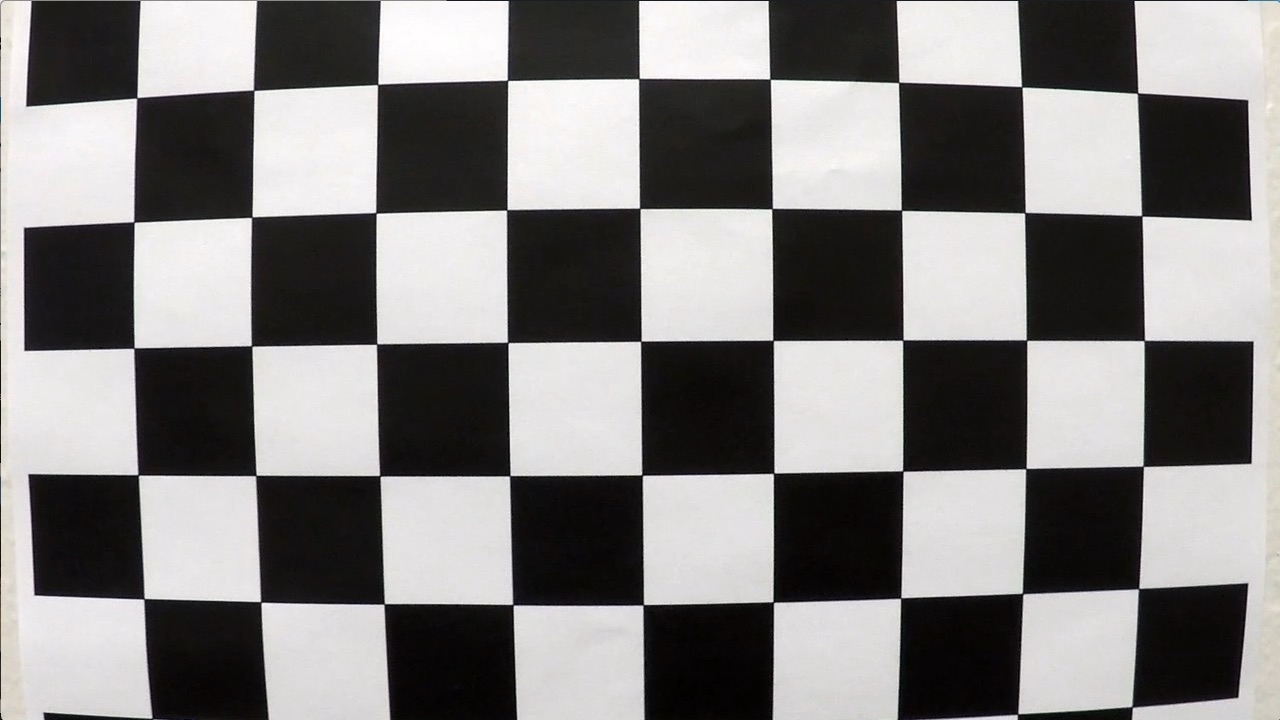
#> input picture udacity-self-driving/advanced-lane-detection/camera_cal/calibration1.jpg, 1280 x 720 px; its folder holds 4 pictures in this run; the run also reads 1 picture not shown here
$ jupyter execute --allow-errors example.ipynb   (shell and % lines are left out)   (older library calls are emulated)
#> lines starting #> are read from the running program, lines starting #| are printed output that depends on the picture; after the words box and inside, x2 and y2 are one past the last pixel; in counts of white or black regions, pixels touching at a corner belong together
## Advanced Lane Finding Project

The goals / steps of this project are the following:

* Compute the camera calibration matrix and distortion coefficients given a set of chessboard images.
* Apply a distortion correction to raw images.
* Use color transforms, gradients, etc., to create a thresholded binary image.
* Apply a perspective transform to rectify binary image ("birds-eye view").
* Detect lane pixels and fit to find the lane boundary.
* Determine the curvature of the lane and vehicle position with respect to center.
* Warp the detected lane boundaries back onto the original image.
* Output visual display of the lane boundaries and numerical estimation of lane curvature and vehicle position.

---
## First, I'll compute the camera calibration using chessboard images

[cell 1]
import numpy as np
import cv2
import glob
import matplotlib.pyplot as plt

# prepare object points, like (0,0,0), (1,0,0), (2,0,0) ....,(6,5,0)
objp = np.zeros((6*9,3), np.float32)
objp[:,:2] = np.mgrid[0:9,0:6].T.reshape(-1,2)

# Arrays to store object points and image points from all the images.
objpoints = [] # 3d points in real world space
imgpoints = [] # 2d points in image plane.

# Make a list of calibration images
images = glob.glob('../camera_cal/calibration*.jpg')

# Step through the list and search for chessboard corners
for fname in images:
    img = cv2.imread(fname)
#> img is the input picture: shape (720, 1280, 3); mean B, G, R 127.8, 128.4, 130.1
    gray = cv2.cvtColor(img,cv2.COLOR_BGR2GRAY)

    # Find the chessboard corners
    ret, corners = cv2.findChessboardCorners(gray, (9,6),None)
#> ret = False; corners = None

    # If found, add object points, image points
    if ret == True:
        objpoints.append(objp)
        imgpoints.append(corners)

        # [6 lines of commented-out code are left out]

## And I'll define a function to undistort the images captured by a given camera

[cell 2]
def undistort(img):
    img_cp = img.copy()
    img_size = (img.shape[1], img.shape[0])

    # Do camera calibration given object points and image points
    ret, mtx, dist, rvecs, tvecs = cv2.calibrateCamera(objpoints, imgpoints, img_size, None, None)
    return cv2.undistort(img_cp, mtx, dist, None, mtx)

# Visualize undistortion
img = cv2.imread('../test_images/test1.jpg')
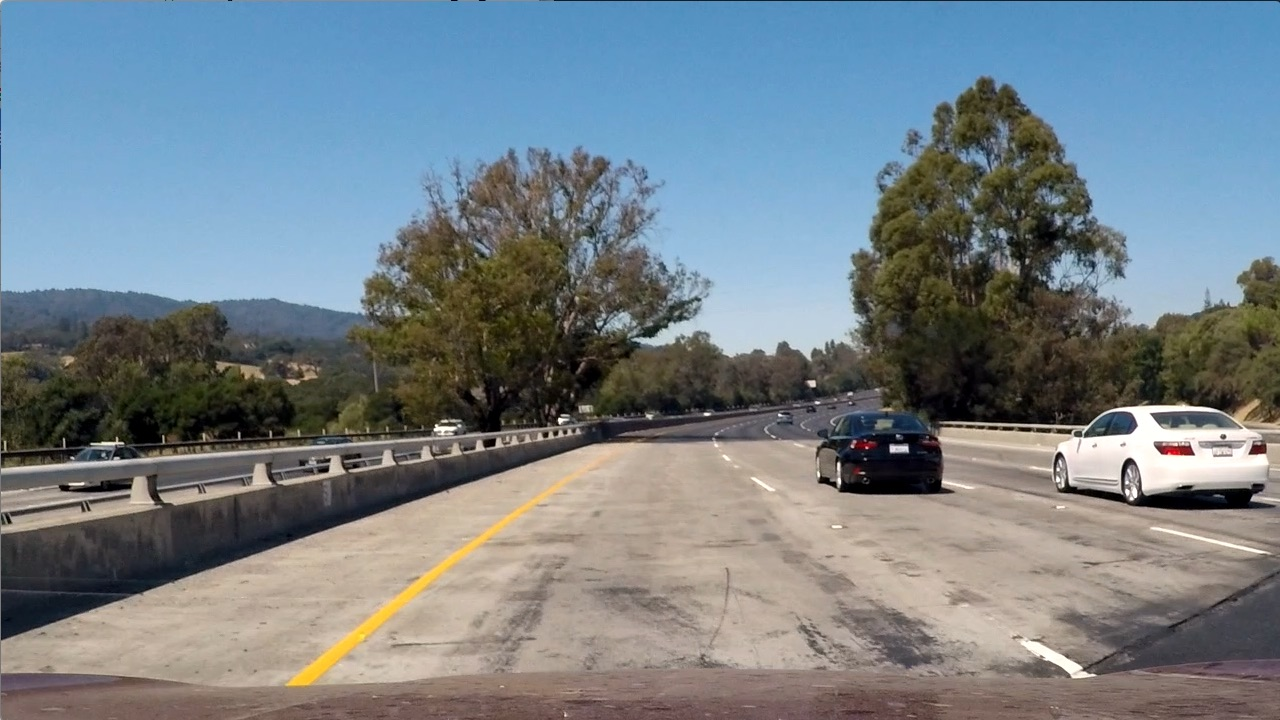
#> input picture udacity-self-driving/advanced-lane-detection/test_images/test1.jpg, 1280 x 720 px
#> img is the input picture: shape (720, 1280, 3); mean B, G, R 135.5, 128.7, 117.5
img = cv2.cvtColor(img,cv2.COLOR_BGR2RGB)
undistorted_img = undistort(img)
f, (ax1, ax2) = plt.subplots(1, 2, figsize=(20,10))
ax1.imshow(img)
ax1.set_title('Original Image', fontsize=30)
ax2.imshow(undistorted_img)
ax2.set_title('Undistorted Image', fontsize=30)

# And I'll create a thresholded binary image using color transforms and gradients, etc.

[cell 3]
def color_binary(img, s_thresh=(170, 255), sx_thresh=(20, 100)):
#> called with s_thresh = (170, 255), sx_thresh = (20, 100)
    img_cp = img.copy()
    # Convert to HLS color space and separate the V channel
    hls = cv2.cvtColor(img_cp, cv2.COLOR_RGB2HLS)
#> hls: shape (720, 1280, 3); mean of channels 0, 1, 2 59.6, 128.3, 74.4
    l_channel = hls[:,:,1]
    s_channel = hls[:,:,2]

    # Sobel x
    sobelx = cv2.Sobel(l_channel, cv2.CV_64F, 1, 0) # Take the derivative in x
    abs_sobelx = np.absolute(sobelx) # Absolute x derivative to accentuate lines away from horizontal
    scaled_sobel = np.uint8(255*abs_sobelx/np.max(abs_sobelx))

    # Threshold x gradient
    sxbinary = np.zeros_like(scaled_sobel)
    sxbinary[(scaled_sobel >= sx_thresh[0]) & (scaled_sobel <= sx_thresh[1])] = 1

    # Threshold color channel
    s_binary = np.zeros_like(s_channel)
    s_binary[(s_channel >= s_thresh[0]) & (s_channel <= s_thresh[1])] = 1

    # Stack each channel
    color_binary = np.dstack(( np.zeros_like(sxbinary), sxbinary, s_binary)) * 255

    # Combine the two binary thresholds
    combined_binary = np.zeros_like(sxbinary)
    combined_binary[(s_binary == 1) | (sxbinary == 1)] = 1

    return color_binary, combined_binary

color_img, binary_image = color_binary(undistorted_img)
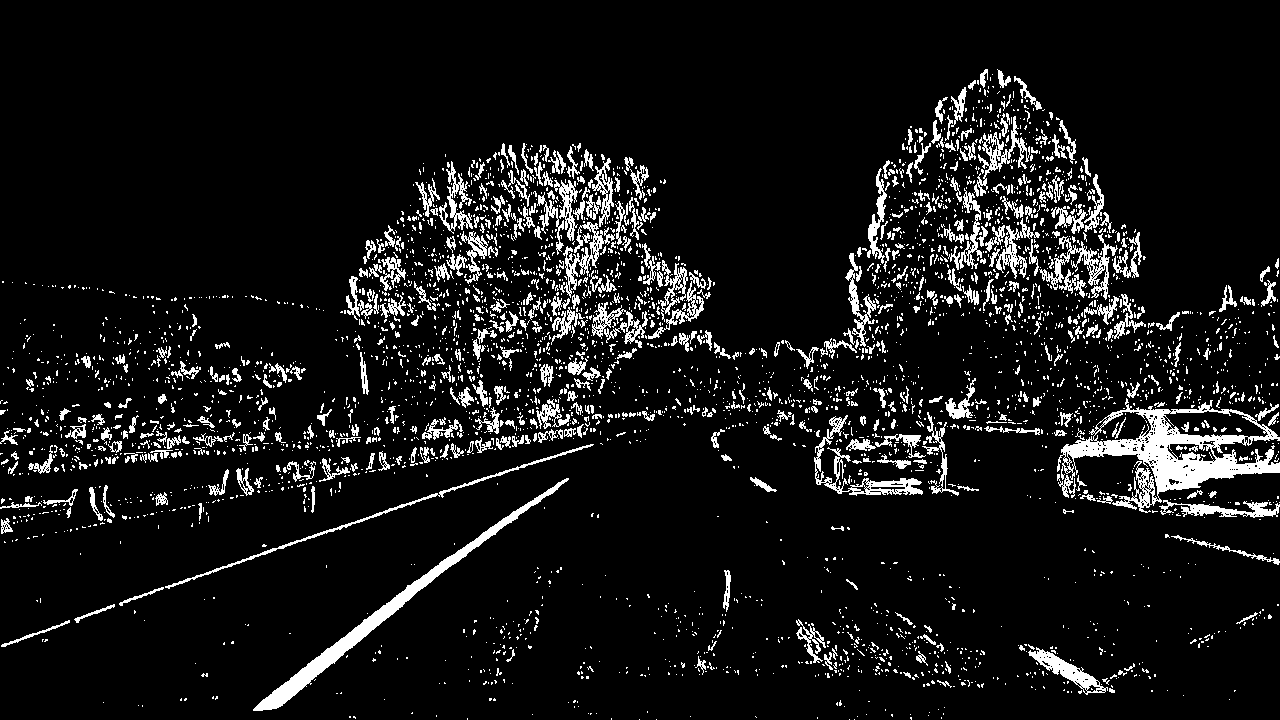
#> binary_image: shape (720, 1280); values 0 (black) and 1 (white), 8.5% white; 3972 white regions (3414 under 20 px), largest, box (x1, y1, x2, y2) and area: (1057, 398, 1280, 513) 7694, (253, 478, 569, 711) 4104, (814, 415, 923, 496) 1519
f, (ax1, ax2, ax3) = plt.subplots(1, 3, figsize=(20,10))
ax1.imshow(undistorted_img)
ax1.set_title('Original Image', fontsize=30)
ax2.imshow(color_img)
ax2.set_title('Color Binary Image', fontsize=30)
ax3.imshow(binary_image, cmap='gray')
ax3.set_title('Combined Binary Image', fontsize=30)

# And I'll define a functine to transform the perspective of the image to bird-eyes view

[cell 4]
def warper(img, src, dst):
    img_cp = img.copy()
    M = cv2.getPerspectiveTransform(src, dst)
    Minv = cv2.getPerspectiveTransform(dst, src)
    return cv2.warpPerspective(img_cp, M, (img.shape[1], img.shape[0]), flags=cv2.INTER_NEAREST), M, Minv

def weighted_img(img, initial_img, α=0.8, β=1., γ=0.):
    img_init_cp = initial_img.copy()
    img_cp = img.copy()
    return cv2.addWeighted(img_init_cp, α, img_cp, β, γ)

def draw_lines(img, points, color=[255, 0, 0], thickness=3, dim=3):
    img_cp = np.zeros((img.shape[0], img.shape[1], 3), dtype=np.uint8)
    if len(points) > 2:
        cv2.line(img_cp, (points[0][0], points[0][1]), (points[len(points) - 1][0], points[len(points) - 1][1]), color, thickness)
    for i in range(1, len(points)):
        cv2.line(img_cp, (points[i - 1][0], points[i - 1][1]), (points[i][0], points[i][1]), color, thickness)
    return img_cp


img_size = (undistorted_img.shape[1], undistorted_img.shape[0])

src = np.float32([
    [img_size[0] / 2 - 55, img_size[1] / 2 + 100],
    [img_size[0] / 6 + 20, img_size[1]],
    [img_size[0] * 5 / 6 + 60, img_size[1]],
    [img_size[0] / 2 + 75, img_size[1] / 2 + 100]
])

dst = np.float32([
    [img_size[0] / 4, 0],
    [img_size[0] / 4, img_size[1]],
    [img_size[0] * 3 / 4, img_size[1]],
    [img_size[0] * 3 / 4, 0]
])

warped_binary, M, Minv = warper(binary_image, src, dst)
#> warped_binary: shape (720, 1280); values 0 (black) and 1 (white), 4.8% white; 527 white regions (481 under 20 px), largest, box (x1, y1, x2, y2) and area: (17, 0, 131, 387) 12310, (308, 239, 357, 717) 11022, (1156, 177, 1280, 363) 4865
warped_img, M, Minv = warper(undistorted_img, src, dst)
f, (ax1, ax2) = plt.subplots(1, 2, figsize=(20,10))

ax1.imshow(weighted_img(draw_lines(undistorted_img, src), undistorted_img))
ax1.set_title('Original Image', fontsize=30)
ax2.imshow(weighted_img(draw_lines(warped_img, dst), warped_img))
#> call 2 of draw_lines, with points = array of shape (4, 2), thickness = 3, dim = 3
#> after the loop in draw_lines (call 2), `for i in range(1, len(points)):`:
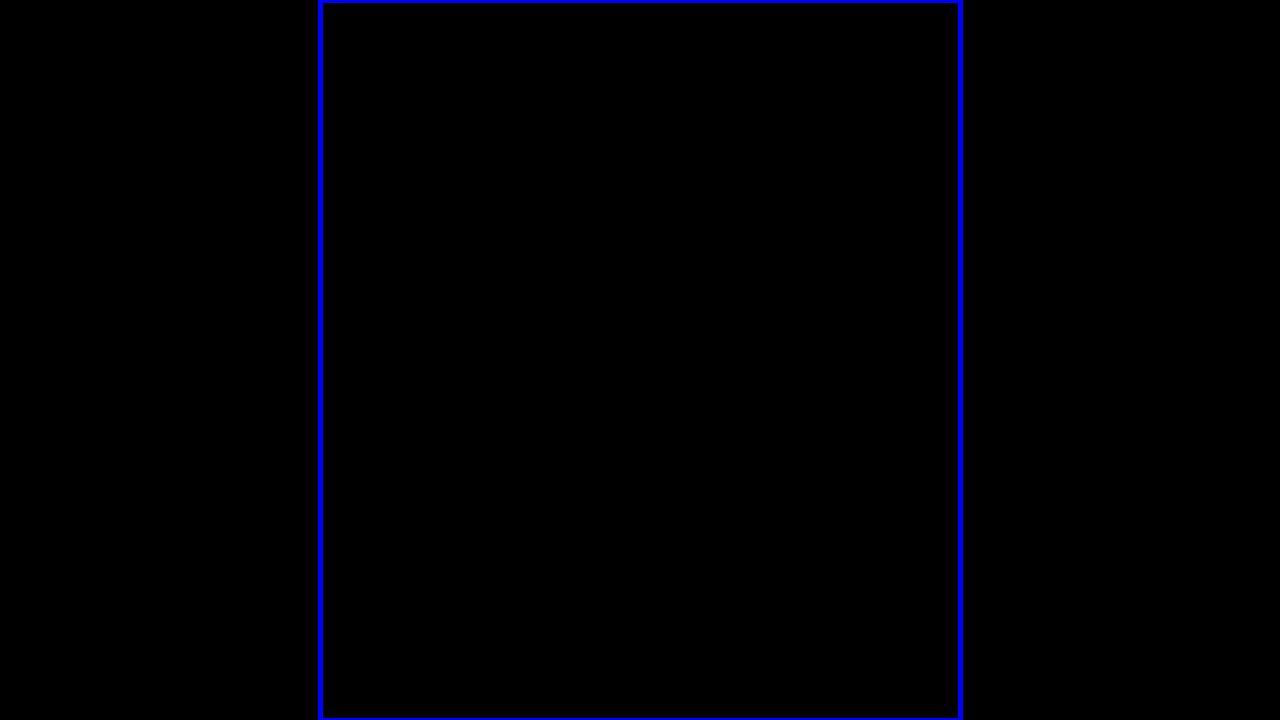
#> img_cp: shape (720, 1280, 3); mean of channels 0, 1, 2 2.9, 0, 0; drawn as B, G, R
ax2.set_title('Warped Combined Binary Image', fontsize=30)

# And I'll detect lane pixels and fit to find the lane boundary

[cell 5]
def hist(img):
    return np.sum(img[img.shape[0]//2:,:], axis=0)

# Create histogram of image binary activations
histogram = hist(warped_binary)

# Visualize the resulting histogram
plt.plot(histogram)
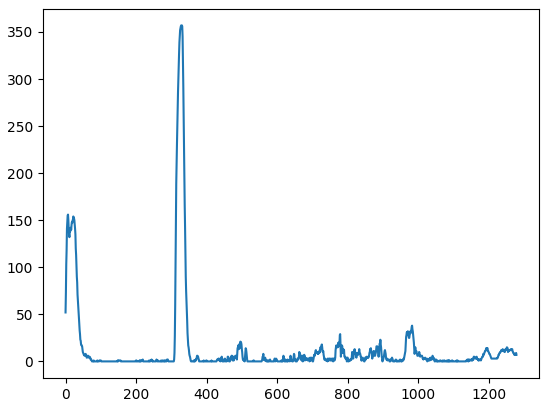
#> figure drawn by matplotlib, 1 panel; curve peaks at x = 328, y = 357
#> (the rest of the program and of its run is left out)
